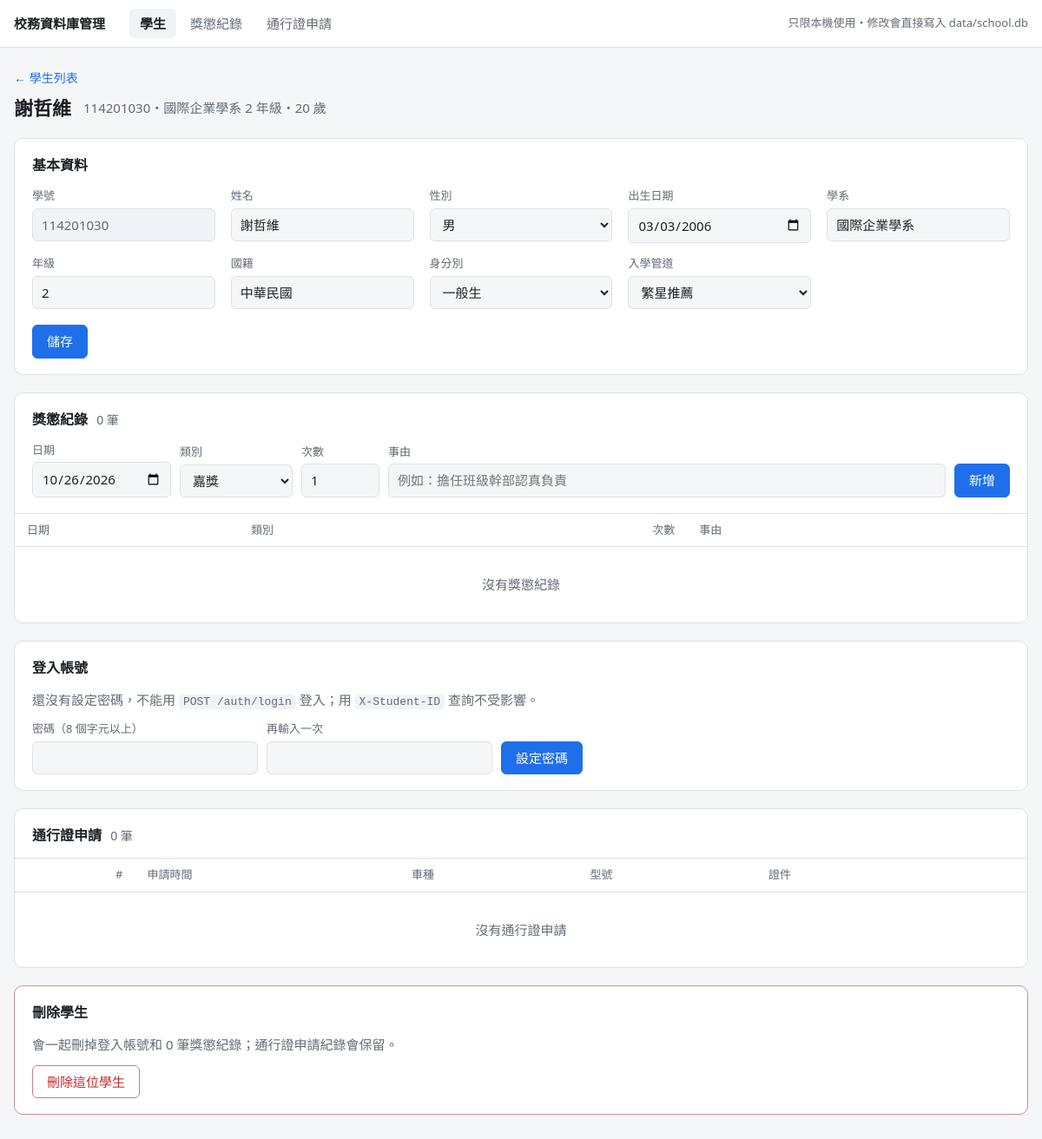
Page /students/114201030 on the committed database.
### tables this page shows
CREATE TABLE students (
    student_id        TEXT PRIMARY KEY,  -- 學號（大寫）
    name              TEXT NOT NULL,
    gender            TEXT NOT NULL,     -- 男 / 女
    birth_date        TEXT NOT NULL,     -- YYYY-MM-DD，年齡由 API 依今天的日期計算
    department        TEXT NOT NULL,     -- 系所，例如 資訊工程學系
    grade             INTEGER NOT NULL,  -- 年級
    nationality       TEXT NOT NULL,     -- 國籍，例如 中華民國
    identity          TEXT NOT NULL,     -- 身分別，可選值見 app/enums.py
    admission_channel TEXT NOT NULL,     -- 入學管道，可選值見 app/enums.py
    created_at        TEXT NOT NULL
);

### admin/web.py (the view, shortened to what this page needs)
@app.route("/students/<student_id>", methods=["GET", "POST"])
def student(student_id: str):
    row = get_student_or_404(student_id)
    if request.method == "GET":
        return render_student(row, row)

### admin/web.py (called while the page is built)
def db() -> sqlite3.Connection:
    if "db" not in g:
        g.db = connect()
    return g.db

@app.before_request
def reject_cross_site() -> None:
    origin = request.headers.get("Origin")
    if request.method == "POST" and origin and urlsplit(origin).netloc != request.host:
        abort(403)

@app.template_filter("category")
def category(kind: str) -> str:
    return RewardKind(kind).category

@app.context_processor
def choices() -> dict:
    return {
        "genders": [member.value for member in Gender],
        "identities": [member.value for member in Identity],
        "admission_channels": [member.value for member in AdmissionChannel],
        "reward_kinds": [member.value for member in RewardKind],
        "image_kinds": IMAGE_KINDS,
        "vehicle_types": VEHICLE_TYPES,
        "today": date.today().isoformat(),
    }

def with_age(row: sqlite3.Row) -> dict:
    return {**dict(row), "age": age_on(date.fromisoformat(row["birth_date"]), date.today())}

def get_student_or_404(student_id: str) -> sqlite3.Row:
    row = db().execute("SELECT * FROM students WHERE student_id = ?", (student_id,)).fetchone()
    if row is None:
        abort(404)
    return row

### app/database.py (called while the page is built)
def connect() -> sqlite3.Connection:
    conn = sqlite3.connect(DB_PATH, check_same_thread=False)
    conn.row_factory = sqlite3.Row
    conn.execute("PRAGMA foreign_keys = ON")  # SQLite 預設不檢查外鍵，每個連線都要打開
    return conn

### app/enums.py (called while the page is built)
    @property
    def category(self) -> Literal["獎勵", "懲處"]:
        rewards = (RewardKind.commendation, RewardKind.minor_merit, RewardKind.major_merit)
        return "獎勵" if self in rewards else "懲處"

### app/routers/students.py (called while the page is built)
def age_on(birth_date: date, today: date) -> int:
    before_birthday = (today.month, today.day) < (birth_date.month, birth_date.day)
    return today.year - birth_date.year - before_birthday

### admin/templates/student.html (shortened to what this page needs)
{% extends "base.html" %}
{% import "_macros.html" as m with context %}
{% block content %}
<p class="crumb"><a href="{{ url_for('students') }}">← 學生列表</a></p>
<div class="page-head">
  {% if student %}
    <h1>{{ student.name }}</h1>
    <span class="muted">{{ student.student_id }}・{{ student.department }} {{ student.grade }} 年級・{{ age }} 歲</span>
  {% else %}
    <h1>新增學生</h1>
  {% endif %}
</div>
<section class="card">
  <h2>基本資料</h2>
  <form method="post">
    <div class="grid">
      <label><span>學號</span>
        {% if student %}
          <input value="{{ student.student_id }}" readonly title="學號不能修改">
        {% else %}
          <input name="student_id" value="{{ form.student_id }}" required maxlength="20"
                 pattern="[A-Za-z0-9]{1,20}" title="英數字 1–20 碼" placeholder="例如 115321001" autofocus>
        {% endif %}
      </label>
      <label><span>姓名</span><input name="name" value="{{ form.name }}" required maxlength="50"></label>
      <label><span>性別</span>
        <select name="gender" required>
          {% for value in genders %}<option{% if form.gender == value %} selected{% endif %}>{{ value }}</option>{% endfor %}
        </select>
      </label>
      <label><span>出生日期</span><input type="date" name="birth_date" value="{{ form.birth_date }}" required max="{{ today }}"></label>
      <label><span>學系</span><input name="department" value="{{ form.department }}" list="departments" required maxlength="50"></label>
      <label><span>年級</span><input type="number" name="grade" value="{{ form.grade }}" min="1" max="7" required></label>
      <label><span>國籍</span><input name="nationality" value="{{ form.nationality }}" list="nationalities" required maxlength="50"></label>
      <label><span>身分別</span>
        <select name="identity" required>
          {% for value in identities %}<option{% if form.identity == value %} selected{% endif %}>{{ value }}</option>{% endfor %}
        </select>
      </label>
      <label><span>入學管道</span>
        <select name="admission_channel" required>
          {% for value in admission_channels %}<option{% if form.admission_channel == value %} selected{% endif %}>{{ value }}</option>{% endfor %}
        </select>
      </label>
    </div>
    <div class="form-actions">
      <button class="btn primary">{{ "儲存" if student else "新增學生" }}</button>
    </div>
  </form>
</section>
{% if student %}
<section class="card" id="records">
  <h2>獎懲紀錄 <span class="count">{{ records|length }} 筆</span></h2>
  <form class="row-form" method="post" action="{{ url_for('add_record', student_id=student.student_id) }}">
    <label><span>日期</span><input type="date" name="record_date" value="{{ today }}" required></label>
    <label><span>類別</span>{{ m.kind_select() }}</label>
    <label><span>次數</span><input type="number" name="times" value="1" min="1" max="3" required></label>
    <label><span>事由</span><input name="reason" required maxlength="200" placeholder="例如：擔任班級幹部認真負責"></label>
    <button class="btn primary">新增</button>
  </form>
  <div class="table-wrap">{{ m.records_table(records) }}</div>
</section>
<section class="card" id="account">
  <h2>登入帳號</h2>
  {% if account %}
    <p>已設定密碼（{{ account.created_at[:10] }} 建立），目前有 {{ account.sessions }} 個裝置登入中。</p>
  {% else %}
    <p class="muted">還沒有設定密碼，不能用 <code>POST /auth/login</code> 登入；用 <code>X-Student-ID</code> 查詢不受影響。</p>
  {% endif %}
  <form class="row-form password" method="post" action="{{ url_for('set_password', student_id=student.student_id) }}">
    <label><span>{{ "新密碼" if account else "密碼" }}（{{ min_password_length }} 個字元以上）</span>
      <input type="password" name="password" required minlength="{{ min_password_length }}"
             maxlength="{{ max_password_length }}" autocomplete="new-password"></label>
    <label><span>再輸入一次</span><input type="password" name="password_again" required autocomplete="new-password"></label>
    <button class="btn primary">{{ "重設密碼" if account else "設定密碼" }}</button>
  </form>
</section>
<section class="card" id="passes">
  <h2>通行證申請 <span class="count">{{ passes|length }} 筆</span></h2>
  <div class="table-wrap">{{ m.passes_table(passes) }}</div>
</section>
<section class="card danger-zone">
  <h2>刪除學生</h2>
  <p class="muted">會一起刪掉登入帳號和 {{ records|length }} 筆獎懲紀錄；通行證申請紀錄會保留。</p>
  {{ m.delete_button(url_for('delete_student', student_id=student.student_id),
                     "確定要刪除 " ~ student.student_id ~ " " ~ student.name ~ "？帳號和獎懲紀錄會一起刪掉",
                     label="刪除這位學生", button_class="btn danger") }}
</section>
{% endif %}
{% endblock %}

### admin/templates/base.html (style rules this page uses)
:root { color-scheme: light dark; --bg: #f5f6f8; --surface: #fff; --text: #1d2125; --muted: #626b75; --border: #dde1e6; --accent: #1f6feb; --danger: #c62828; --reward: #1b7f3b; --punish: #c62828; --flash-ok: #e7f4eb; --flash-error: #fdecec; --hover: #f0f3f7; }
* { box-sizing: border-box; }
body { margin: 0; background: var(--bg); color: var(--text); font-size: 15px; line-height: 1.5; font-family: system-ui, "Microsoft JhengHei", "PingFang TC", "Noto Sans TC", sans-serif; }
a { color: var(--accent); text-decoration: none; }
code { font-size: 13px; padding: 1px 5px; border-radius: 4px; background: var(--hover); }
.crumb { margin: 0 0 8px; font-size: 14px; }
.page-head { display: flex; align-items: center; flex-wrap: wrap; gap: 8px 14px; margin-bottom: 18px; }
.page-head h1 { margin: 0; font-size: 22px; }
.muted { color: var(--muted); }
.card { background: var(--surface); border: 1px solid var(--border); border-radius: 10px; padding: 18px 20px; margin-bottom: 20px; }
.card h2 { font-size: 16px; margin: 0 0 14px; }
.card h2 .count { color: var(--muted); font-weight: normal; font-size: 14px; margin-left: 6px; }
.card p { margin: 0 0 12px; }
.card.danger-zone { border-color: color-mix(in srgb, var(--danger) 45%, var(--border)); }
.table-wrap { overflow-x: auto; margin: 0 -20px -18px; border-top: 1px solid var(--border); }
label > span { display: block; font-size: 13px; color: var(--muted); margin-bottom: 4px; }
input, select { width: 100%; padding: 7px 10px; font: inherit; color: var(--text); background: var(--bg); border: 1px solid var(--border); border-radius: 6px; }
input[readonly] { background: var(--hover); color: var(--muted); }
.grid { display: grid; grid-template-columns: repeat(auto-fill, minmax(210px, 1fr)); gap: 14px 18px; }
.row-form { display: grid; grid-template-columns: 160px 130px 90px 1fr auto; gap: 10px; align-items: end; margin-bottom: 18px; }
.row-form.password { grid-template-columns: repeat(2, minmax(0, 260px)) auto; justify-content: start; margin-bottom: 0; }
.form-actions { margin-top: 18px; display: flex; gap: 10px; }
.btn { display: inline-block; padding: 7px 16px; font: inherit; color: var(--text); background: var(--surface); border: 1px solid var(--border); border-radius: 6px; cursor: pointer; white-space: nowrap; }
.btn.primary { color: #fff; background: var(--accent); border-color: var(--accent); }

### rows in the picture
students: name "謝哲維", student_id "114201030", department "國際企業學系", grade "2", gender "男", birth_date "03/03/2006", nationality "中華民國", identity "一般生", admission_channel "繁星推薦"

### other values in the picture
{{ age }} "20"
{{ "儲存" if student else "新增學生" }} "儲存"
{{ records|length }} "0"
{{ "新密碼" if account else "密碼" }} "密碼"
{{ min_password_length }} "8"
{{ "重設密碼" if account else "設定密碼" }} "設定密碼"
{{ passes|length }} "0"
{{ label }} "刪除這位學生"
form field kind "嘉獎"
